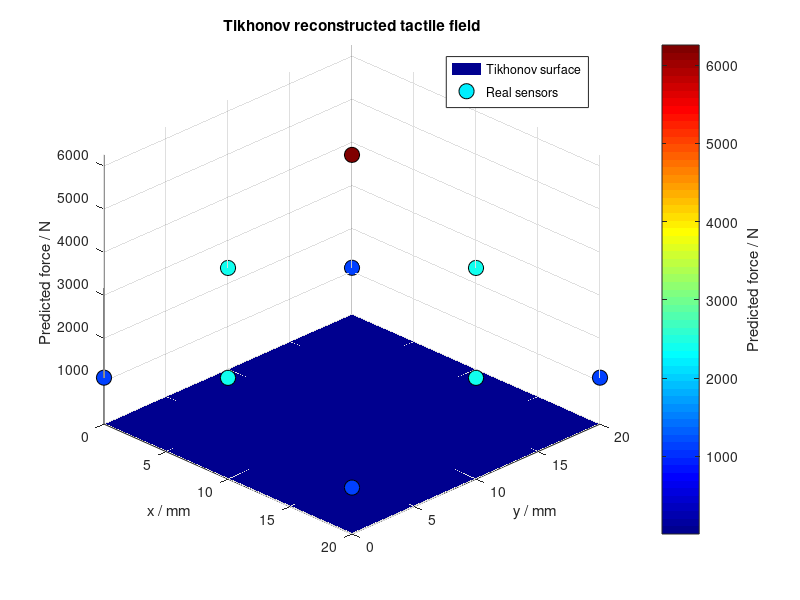

Write the MATLAB code that produced this figure. (Note: this script raises an error after producing the figure.)
clear;
clc;
close all;

%% 1. 真实测点坐标 (mm)
sensor_points = [
    0, 0;
    10, 0;
    20, 0;
    0, 10;
    10, 10;
    20, 10;
    0, 20;
    10, 20;
    20, 20
];

%% 2. 真实测点力值 (N)
b = [
    1085.53;
    2357.69;
    1085.53;
    2357.69;
    6258.71;
    2357.69;
    1085.53;
    2357.69;
    1085.53
];

%% 3. 建立整数网格 21 × 21
x_int = 0:1:20;
y_int = 0:1:20;

[X_grid, Y_grid] = meshgrid(x_int, y_int);

grid_points = [X_grid(:), Y_grid(:)];

n_grid = size(grid_points, 1);     % 441
n_sensor = size(sensor_points, 1); % 9

%% 4. 构造测量矩阵 A
% A 表示每个网格点对每个传感器测量值的贡献
% 这里使用 RBF 形式的空间响应函数

sigma = 4.0;  % 空间影响半径，单位 mm

A = zeros(n_sensor, n_grid);

for i = 1:n_sensor
    for j = 1:n_grid

        d = norm(sensor_points(i,:) - grid_points(j,:));

        A(i,j) = exp(-(d^2) / (2 * sigma^2));

    end
end

%% 5. 构造二维 Laplacian 正则化矩阵 L
% L 用来约束重建结果平滑

nx = length(x_int);
ny = length(y_int);

N = nx * ny;

L = sparse(N, N);

for row = 1:ny
    for col = 1:nx

        idx = sub2ind([ny, nx], row, col);

        L(idx, idx) = -4;

        if row > 1
            idx_up = sub2ind([ny, nx], row - 1, col);
            L(idx, idx_up) = 1;
        end

        if row < ny
            idx_down = sub2ind([ny, nx], row + 1, col);
            L(idx, idx_down) = 1;
        end

        if col > 1
            idx_left = sub2ind([ny, nx], row, col - 1);
            L(idx, idx_left) = 1;
        end

        if col < nx
            idx_right = sub2ind([ny, nx], row, col + 1);
            L(idx, idx_right) = 1;
        end
    end
end

%% 6. Tikhonov 正则化求解
lambda = 0.1;

f = (A' * A + lambda * (L' * L)) \ (A' * b);

F_map = reshape(f, ny, nx);

%% 7. 绘制重建力场
figure;

surf(X_grid, Y_grid, F_map, 'EdgeColor', 'none');
colormap jet;
colorbar;
ylabel(colorbar, 'Predicted force / N');

hold on;

scatter3( ...
    sensor_points(:,1), ...
    sensor_points(:,2), ...
    b, ...
    120, ...
    b, ...
    'filled', ...
    'MarkerEdgeColor', 'k');

xlabel('x / mm');
ylabel('y / mm');
zlabel('Predicted force / N');

title('Tikhonov reconstructed tactile field');

axis tight;
grid on;
view(45, 30);

legend('Tikhonov surface', 'Real sensors');

%% 8. 输出所有整数坐标点的力数据

ResultTable = table( ...
    grid_points(:,1), ...
    grid_points(:,2), ...
    f, ...
    'VariableNames', { ...
        'x_mm', ...
        'y_mm', ...
        'PredictedForce_N'} ...
);

disp('整数坐标点力数据：');
disp(ResultTable);

%% 9. 检查在传感器位置的拟合效果
b_fit = A * f;

CompareTable = table( ...
    sensor_points(:,1), ...
    sensor_points(:,2), ...
    b, ...
    b_fit, ...
    b - b_fit, ...
    'VariableNames', { ...
        'x_mm', ...
        'y_mm', ...
        'MeasuredForce_N', ...
        'FittedForce_N', ...
        'Error_N'} ...
);

disp('传感器位置拟合效果：');
disp(CompareTable);
